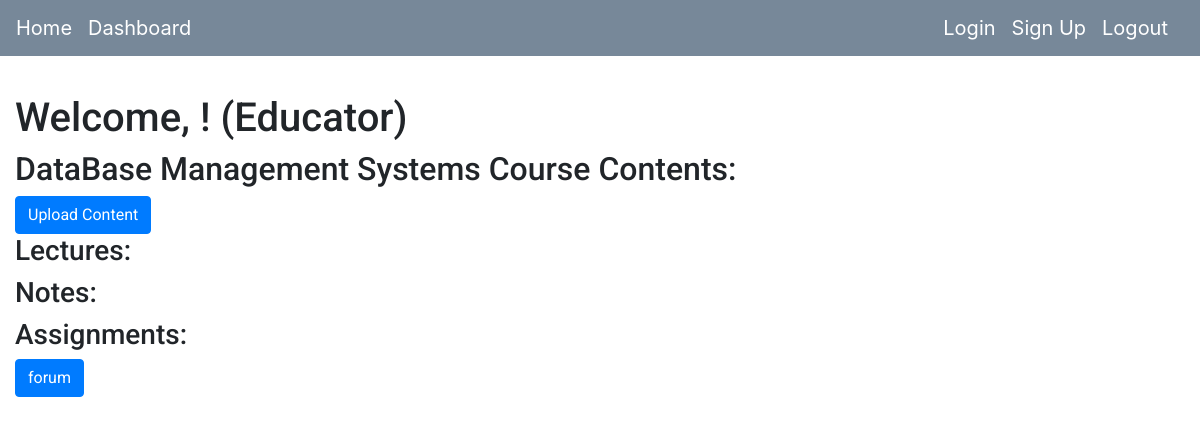
The app's page /viewCourse?course_id=1, older data.
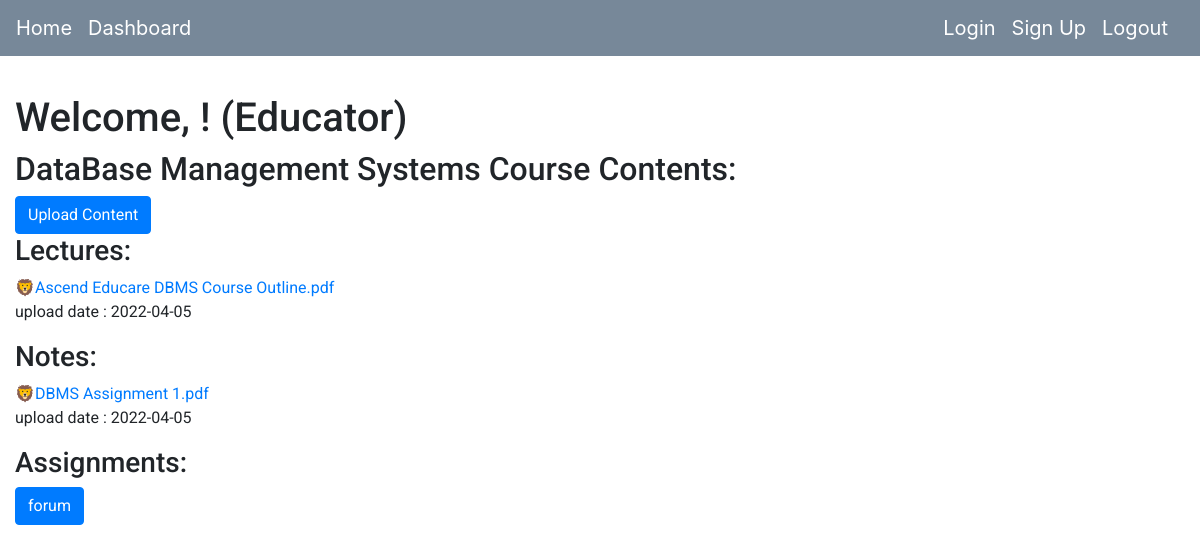
The same page, newer data.
### models.py (models this page shows)
class Course(UserMixin,db.Model):
    __tablename__ = 'Course'
    course_id = db.Column(
        db.Integer,
        nullable=False,
        primary_key=True
    )
    course_name = db.Column(
        db.String(50),
        nullable=False
    )

class MentorContent(UserMixin,db.Model):
    __tablename__ = 'MentorContent'
    content_id = db.Column(
        db.Integer,
        primary_key = True,
        autoincrement=True
    )
    user_id = db.Column(
        db.Integer,
        db.ForeignKey('CourseInstance.user_id')
    )
    course_id = db.Column(
        db.Integer,
        db.ForeignKey('Course.course_id'),
        nullable = False
    )
    upload_date = db.Column(
        db.Date,
        nullable=True
    )
    due_date = db.Column(
        db.Date,
        nullable=True
    )
    type = db.Column(
        db.Integer,
        db.ForeignKey('ContentTypes.type'),
        nullable = False
    )
    data = db.Column(
        db.LargeBinary,
        nullable=False
    )
    filename=db.Column(
        db.String(50),
        nullable=False
    )

### educator.py (the view)
@educator.route("/viewCourse", methods=["GET", "POST"])
def viewCourse():
    course_id = int(request.args.get("course_id"))
    assignments = MentorContent.query.filter_by(course_id=course_id, content_id=1)
    notes = MentorContent.query.filter_by(course_id=course_id, content_id=2)
    lectures = MentorContent.query.filter_by(course_id=course_id, content_id=3)
    return render_template(
        "viewcourse_educator.html",
        course_id=course_id,
        course_name=Course.query.filter(Course.course_id == course_id)
        .first()
        .course_name,
        assignments=assignments,
        lectures=lectures,
        notes=notes,
    )

### templates/viewcourse_educator.html (shortened to what this page needs)
{% extends "base.html" %}
{% block content %}
<h1 class="title">
    Welcome, {{name}}! (Educator)
</h1>
<h2>{{course_name}} Course Contents:</h2>
<a type="button" class="btn btn-primary"  href= "{{ url_for ('educator.addContent', course_id = course_id) }}" >Upload Content</a>
<h3>Lectures:</h3>
{% for lec in lectures %}
<div>
    <a href="{{ url_for ('educator.viewContent', content_id = lec.content_id, filename = lec.filename) }}">&#129409;{{lec.filename}}</a>
    <p>upload date : {{lec.upload_date}}</p>
</div>
{%endfor%}
<h3>Notes:</h3>
{% for lec in notes %}
<div>
    <a href="{{ url_for ('educator.viewContent', content_id = lec.content_id, filename = lec.filename) }}">&#129409;{{lec.filename}}</a>
    <p>upload date : {{lec.upload_date}}</p>
</div>
{%endfor%}
<h3>Assignments:</h3>
<a type="button" class="btn btn-primary" href="{{url_for('posts.Dforum',course_id=course_id)}}">forum</a></button>
{% endblock %}

### templates/base.html (shortened to what this page needs)
<!DOCTYPE html>
<html>
    <head>
         <link rel="stylesheet" href="https://maxcdn.bootstrapcdn.com/bootstrap/4.0.0/css/bootstrap.min.css">
         <link rel="stylesheet" type="text/css" href="{{ url_for('static', filename='style.css')}}" />
    </head>
    <body>
        <div class="navbar navbar-expand-lg navbar-light fixed-top" style="background-color: lightslategray;">
            <a class="navbar-brand" style="color: white;" href="{{ url_for('main.index') }}" >
                Home
            </a>
            <ul class="navbar-nav mr-auto nav-pills">
            <a class="navbar-brand" style="color:white" href="{{ url_for('main.dashboard') }}">
                Dashboard</a>
            </ul>
            <a class="navbar-brand" style="color: white;" href="{{ url_for('auth.login') }}">
                Login
            </a>
            <a class="navbar-brand" style="color: white;" href="{{ url_for('auth.signup') }}">
                Sign Up
            </a>
            <a class="navbar-brand" style="color: white;" href="{{ url_for('auth.logout') }}">
                Logout
            </a>
        </div>
        <div class="col-md-11 pt-4 body-content" >
            {% block content %}
            {% endblock %}
        </div>
    </body>
</html>

### static/style.css (style rules this page uses)
.body-content { padding: 15px; font-family: 'Roboto', sans-serif; }
body { padding-top:70px ; }
.navbar-brand { color: white; }

Row changes from the older to the newer data that the page shows:
added MentorContent: filename "Ascend Educare DBMS Course Outline.pdf", upload_date "2022-04-05", shown under "Lectures:"
added MentorContent: filename "DBMS Assignment 1.pdf", upload_date "2022-04-05", shown under "Notes:"
